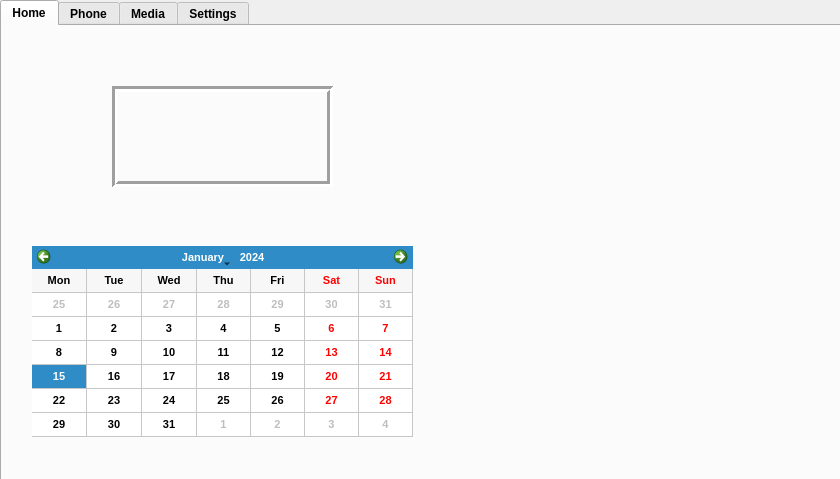
<?xml version="1.0" encoding="UTF-8"?>
<ui version="4.0">
 <class>MainWindow</class>
 <widget class="QMainWindow" name="MainWindow">
  <property name="geometry">
   <rect>
    <x>0</x>
    <y>0</y>
    <width>840</width>
    <height>479</height>
   </rect>
  </property>
  <property name="windowTitle">
   <string>Mock Infotainment</string>
  </property>
  <widget class="QWidget" name="centralwidget">
   <widget class="QTabWidget" name="tabWidget">
    <property name="geometry">
     <rect>
      <x>0</x>
      <y>0</y>
      <width>841</width>
      <height>481</height>
     </rect>
    </property>
    <property name="font">
     <font>
      <weight>75</weight>
      <bold>true</bold>
     </font>
    </property>
    <property name="layoutDirection">
     <enum>Qt::LeftToRight</enum>
    </property>
    <property name="tabPosition">
     <enum>QTabWidget::North</enum>
    </property>
    <property name="currentIndex">
     <number>0</number>
    </property>
    <property name="iconSize">
     <size>
      <width>16</width>
      <height>16</height>
     </size>
    </property>
    <widget class="QWidget" name="tab">
     <attribute name="title">
      <string>Home</string>
     </attribute>
     <widget class="QCalendarWidget" name="calendarWidget">
      <property name="geometry">
       <rect>
        <x>30</x>
        <y>220</y>
        <width>381</width>
        <height>191</height>
       </rect>
      </property>
      <property name="font">
       <font>
        <pointsize>8</pointsize>
        <weight>75</weight>
        <bold>true</bold>
       </font>
      </property>
      <property name="gridVisible">
       <bool>true</bool>
      </property>
      <property name="verticalHeaderFormat">
       <enum>QCalendarWidget::NoVerticalHeader</enum>
      </property>
     </widget>
     <widget class="QLabel" name="clockLabel">
      <property name="geometry">
       <rect>
        <x>110</x>
        <y>60</y>
        <width>221</width>
        <height>101</height>
       </rect>
      </property>
      <property name="font">
       <font>
        <pointsize>28</pointsize>
        <weight>75</weight>
        <bold>true</bold>
       </font>
      </property>
      <property name="layoutDirection">
       <enum>Qt::LeftToRight</enum>
      </property>
      <property name="frameShape">
       <enum>QFrame::Box</enum>
      </property>
      <property name="frameShadow">
       <enum>QFrame::Sunken</enum>
      </property>
      <property name="lineWidth">
       <number>3</number>
      </property>
      <property name="text">
       <string/>
      </property>
      <property name="alignment">
       <set>Qt::AlignCenter</set>
      </property>
     </widget>
     <widget class="QPushButton" name="carPlay">
      <property name="geometry">
       <rect>
        <x>650</x>
        <y>50</y>
        <width>81</width>
        <height>81</height>
       </rect>
      </property>
      <property name="text">
       <string/>
      </property>
      <property name="flat">
       <bool>true</bool>
      </property>
     </widget>
     <widget class="QPushButton" name="androidAuto">
      <property name="geometry">
       <rect>
        <x>650</x>
        <y>180</y>
        <width>81</width>
        <height>81</height>
       </rect>
      </property>
      <property name="text">
       <string/>
      </property>
      <property name="flat">
       <bool>true</bool>
      </property>
     </widget>
     <widget class="QPushButton" name="climate">
      <property name="geometry">
       <rect>
        <x>650</x>
        <y>300</y>
        <width>81</width>
        <height>81</height>
       </rect>
      </property>
      <property name="text">
       <string/>
      </property>
      <property name="flat">
       <bool>true</bool>
      </property>
     </widget>
    </widget>
    <widget class="QWidget" name="tab_2">
     <attribute name="title">
      <string>Phone</string>
     </attribute>
     <widget class="QPushButton" name="button1">
      <property name="geometry">
       <rect>
        <x>510</x>
        <y>80</y>
        <width>61</width>
        <height>61</height>
       </rect>
      </property>
      <property name="text">
       <string>1</string>
      </property>
     </widget>
     <widget class="QPushButton" name="button2">
      <property name="geometry">
       <rect>
        <x>590</x>
        <y>80</y>
        <width>61</width>
        <height>61</height>
       </rect>
      </property>
      <property name="text">
       <string>2</string>
      </property>
     </widget>
     <widget class="QPushButton" name="button3">
      <property name="geometry">
       <rect>
        <x>670</x>
        <y>80</y>
        <width>61</width>
        <height>61</height>
       </rect>
      </property>
      <property name="text">
       <string>3</string>
      </property>
     </widget>
     <widget class="QPushButton" name="button4">
      <property name="geometry">
       <rect>
        <x>510</x>
        <y>150</y>
        <width>61</width>
        <height>61</height>
       </rect>
      </property>
      <property name="text">
       <string>4</string>
      </property>
     </widget>
     <widget class="QPushButton" name="button5">
      <property name="geometry">
       <rect>
        <x>590</x>
        <y>150</y>
        <width>61</width>
        <height>61</height>
       </rect>
      </property>
      <property name="text">
       <string>5</string>
      </property>
     </widget>
     <widget class="QPushButton" name="button6">
      <property name="geometry">
       <rect>
        <x>670</x>
        <y>150</y>
        <width>61</width>
        <height>61</height>
       </rect>
      </property>
      <property name="text">
       <string>6</string>
      </property>
     </widget>
     <widget class="QPushButton" name="button7">
      <property name="geometry">
       <rect>
        <x>510</x>
        <y>220</y>
        <width>61</width>
        <height>61</height>
       </rect>
      </property>
      <property name="text">
       <string>7</string>
      </property>
     </widget>
     <widget class="QPushButton" name="button8">
      <property name="geometry">
       <rect>
        <x>590</x>
        <y>220</y>
        <width>61</width>
        <height>61</height>
       </rect>
      </property>
      <property name="text">
       <string>8</string>
      </property>
     </widget>
     <widget class="QPushButton" name="button9">
      <property name="geometry">
       <rect>
        <x>670</x>
        <y>220</y>
        <width>61</width>
        <height>61</height>
       </rect>
      </property>
      <property name="text">
       <string>9</string>
      </property>
     </widget>
     <widget class="QPushButton" name="pushButton_10">
      <property name="geometry">
       <rect>
        <x>510</x>
        <y>290</y>
        <width>61</width>
        <height>61</height>
       </rect>
      </property>
      <property name="text">
       <string>*</string>
      </property>
     </widget>
     <widget class="QPushButton" name="button0">
      <property name="geometry">
       <rect>
        <x>590</x>
        <y>290</y>
        <width>61</width>
        <height>61</height>
       </rect>
      </property>
      <property name="text">
       <string>0</string>
      </property>
     </widget>
     <widget class="QPushButton" name="pushButton_12">
      <property name="geometry">
       <rect>
        <x>670</x>
        <y>290</y>
        <width>61</width>
        <height>61</height>
       </rect>
      </property>
      <property name="text">
       <string>#</string>
      </property>
     </widget>
     <widget class="QPushButton" name="pushButton_13">
      <property name="geometry">
       <rect>
        <x>520</x>
        <y>360</y>
        <width>91</width>
        <height>61</height>
       </rect>
      </property>
      <property name="text">
       <string>Call</string>
      </property>
     </widget>
     <widget class="QPushButton" name="pushButton_14">
      <property name="geometry">
       <rect>
        <x>620</x>
        <y>360</y>
        <width>91</width>
        <height>61</height>
       </rect>
      </property>
      <property name="text">
       <string>&lt;-</string>
      </property>
     </widget>
     <widget class="QLabel" name="label_2">
      <property name="geometry">
       <rect>
        <x>140</x>
        <y>30</y>
        <width>121</width>
        <height>31</height>
       </rect>
      </property>
      <property name="frameShape">
       <enum>QFrame::Box</enum>
      </property>
      <property name="text">
       <string>Contacts</string>
      </property>
      <property name="alignment">
       <set>Qt::AlignCenter</set>
      </property>
     </widget>
     <widget class="QLineEdit" name="display">
      <property name="geometry">
       <rect>
        <x>510</x>
        <y>30</y>
        <width>221</width>
        <height>41</height>
       </rect>
      </property>
      <property name="styleSheet">
       <string notr="true">QLineEdit {
border: 1px solid black;
}</string>
      </property>
      <property name="alignment">
       <set>Qt::AlignCenter</set>
      </property>
      <property name="readOnly">
       <bool>true</bool>
      </property>
     </widget>
     <widget class="QToolBox" name="contacts">
      <property name="geometry">
       <rect>
        <x>70</x>
        <y>80</y>
        <width>271</width>
        <height>321</height>
       </rect>
      </property>
      <property name="currentIndex">
       <number>0</number>
      </property>
      <widget class="QWidget" name="page_1">
       <property name="geometry">
        <rect>
         <x>0</x>
         <y>0</y>
         <width>271</width>
         <height>73</height>
        </rect>
       </property>
       <attribute name="label">
        <string/>
       </attribute>
       <widget class="QPushButton" name="pn1">
        <property name="geometry">
         <rect>
          <x>80</x>
          <y>20</y>
          <width>89</width>
          <height>25</height>
         </rect>
        </property>
        <property name="text">
         <string/>
        </property>
        <property name="flat">
         <bool>false</bool>
        </property>
       </widget>
      </widget>
      <widget class="QWidget" name="page_2">
       <property name="geometry">
        <rect>
         <x>0</x>
         <y>0</y>
         <width>100</width>
         <height>30</height>
        </rect>
       </property>
       <attribute name="label">
        <string/>
       </attribute>
       <widget class="QPushButton" name="pn2">
        <property name="geometry">
         <rect>
          <x>80</x>
          <y>20</y>
          <width>89</width>
          <height>25</height>
         </rect>
        </property>
        <property name="text">
         <string/>
        </property>
       </widget>
      </widget>
      <widget class="QWidget" name="page_3">
       <property name="geometry">
        <rect>
         <x>0</x>
         <y>0</y>
         <width>100</width>
         <height>30</height>
        </rect>
       </property>
       <attribute name="label">
        <string/>
       </attribute>
       <widget class="QPushButton" name="pn3">
        <property name="geometry">
         <rect>
          <x>80</x>
          <y>20</y>
          <width>89</width>
          <height>25</height>
         </rect>
        </property>
        <property name="text">
         <string/>
        </property>
       </widget>
      </widget>
      <widget class="QWidget" name="page_4">
       <property name="geometry">
        <rect>
         <x>0</x>
         <y>0</y>
         <width>100</width>
         <height>30</height>
        </rect>
       </property>
       <attribute name="label">
        <string/>
       </attribute>
       <widget class="QPushButton" name="pn4">
        <property name="geometry">
         <rect>
          <x>80</x>
          <y>20</y>
          <width>89</width>
          <height>25</height>
         </rect>
        </property>
        <property name="text">
         <string/>
        </property>
       </widget>
      </widget>
      <widget class="QWidget" name="page_5">
       <property name="geometry">
        <rect>
         <x>0</x>
         <y>0</y>
         <width>100</width>
         <height>30</height>
        </rect>
       </property>
       <attribute name="label">
        <string/>
       </attribute>
       <widget class="QPushButton" name="pn5">
        <property name="geometry">
         <rect>
          <x>80</x>
          <y>20</y>
          <width>89</width>
          <height>25</height>
         </rect>
        </property>
        <property name="text">
         <string/>
        </property>
       </widget>
      </widget>
      <widget class="QWidget" name="page_6">
       <property name="geometry">
        <rect>
         <x>0</x>
         <y>0</y>
         <width>100</width>
         <height>30</height>
        </rect>
       </property>
       <attribute name="label">
        <string/>
       </attribute>
       <widget class="QPushButton" name="pn6">
        <property name="geometry">
         <rect>
          <x>80</x>
          <y>20</y>
          <width>89</width>
          <height>25</height>
         </rect>
        </property>
        <property name="text">
         <string/>
        </property>
       </widget>
      </widget>
      <widget class="QWidget" name="page_7">
       <property name="geometry">
        <rect>
         <x>0</x>
         <y>0</y>
         <width>100</width>
         <height>30</height>
        </rect>
       </property>
       <attribute name="label">
        <string/>
       </attribute>
       <widget class="QPushButton" name="pn7">
        <property name="geometry">
         <rect>
          <x>80</x>
          <y>20</y>
          <width>89</width>
          <height>25</height>
         </rect>
        </property>
        <property name="text">
         <string/>
        </property>
       </widget>
      </widget>
      <widget class="QWidget" name="page_8">
       <property name="geometry">
        <rect>
         <x>0</x>
         <y>0</y>
         <width>100</width>
         <height>30</height>
        </rect>
       </property>
       <attribute name="label">
        <string/>
       </attribute>
       <widget class="QPushButton" name="pn8">
        <property name="geometry">
         <rect>
          <x>80</x>
          <y>20</y>
          <width>89</width>
          <height>25</height>
         </rect>
        </property>
        <property name="text">
         <string/>
        </property>
       </widget>
      </widget>
     </widget>
    </widget>
    <widget class="QWidget" name="tab_3">
     <attribute name="title">
      <string>Media</string>
     </attribute>
     <widget class="QLabel" name="media">
      <property name="geometry">
       <rect>
        <x>30</x>
        <y>20</y>
        <width>741</width>
        <height>391</height>
       </rect>
      </property>
      <property name="text">
       <string/>
      </property>
      <property name="alignment">
       <set>Qt::AlignCenter</set>
      </property>
     </widget>
    </widget>
    <widget class="QWidget" name="tab_4">
     <attribute name="title">
      <string>Settings</string>
     </attribute>
     <widget class="QLabel" name="label">
      <property name="geometry">
       <rect>
        <x>70</x>
        <y>30</y>
        <width>131</width>
        <height>31</height>
       </rect>
      </property>
      <property name="frameShape">
       <enum>QFrame::Box</enum>
      </property>
      <property name="text">
       <string>Climate Control</string>
      </property>
      <property name="alignment">
       <set>Qt::AlignCenter</set>
      </property>
     </widget>
     <widget class="QPushButton" name="pushButton">
      <property name="geometry">
       <rect>
        <x>30</x>
        <y>100</y>
        <width>81</width>
        <height>81</height>
       </rect>
      </property>
      <property name="text">
       <string>A/C</string>
      </property>
     </widget>
     <widget class="QPushButton" name="pushButton_2">
      <property name="geometry">
       <rect>
        <x>160</x>
        <y>100</y>
        <width>81</width>
        <height>81</height>
       </rect>
      </property>
      <property name="font">
       <font>
        <pointsize>20</pointsize>
       </font>
      </property>
      <property name="text">
       <string>♺</string>
      </property>
     </widget>
     <widget class="QSlider" name="horizontalSlider">
      <property name="geometry">
       <rect>
        <x>330</x>
        <y>250</y>
        <width>381</width>
        <height>151</height>
       </rect>
      </property>
      <property name="orientation">
       <enum>Qt::Horizontal</enum>
      </property>
      <property name="tickPosition">
       <enum>QSlider::TicksBelow</enum>
      </property>
      <property name="tickInterval">
       <number>10</number>
      </property>
     </widget>
     <widget class="QLabel" name="label_3">
      <property name="geometry">
       <rect>
        <x>450</x>
        <y>240</y>
        <width>131</width>
        <height>31</height>
       </rect>
      </property>
      <property name="frameShape">
       <enum>QFrame::Box</enum>
      </property>
      <property name="text">
       <string>Fan Speed</string>
      </property>
      <property name="alignment">
       <set>Qt::AlignCenter</set>
      </property>
     </widget>
     <widget class="QSlider" name="verticalSlider">
      <property name="geometry">
       <rect>
        <x>420</x>
        <y>110</y>
        <width>201</width>
        <height>51</height>
       </rect>
      </property>
      <property name="maximum">
       <number>1</number>
      </property>
      <property name="pageStep">
       <number>1</number>
      </property>
      <property name="orientation">
       <enum>Qt::Vertical</enum>
      </property>
     </widget>
     <widget class="QLabel" name="label_4">
      <property name="geometry">
       <rect>
        <x>450</x>
        <y>60</y>
        <width>131</width>
        <height>31</height>
       </rect>
      </property>
      <property name="frameShape">
       <enum>QFrame::Box</enum>
      </property>
      <property name="text">
       <string>Fan Power</string>
      </property>
      <property name="alignment">
       <set>Qt::AlignCenter</set>
      </property>
     </widget>
    </widget>
   </widget>
  </widget>
 </widget>
 <resources/>
 <connections/>
</ui>
